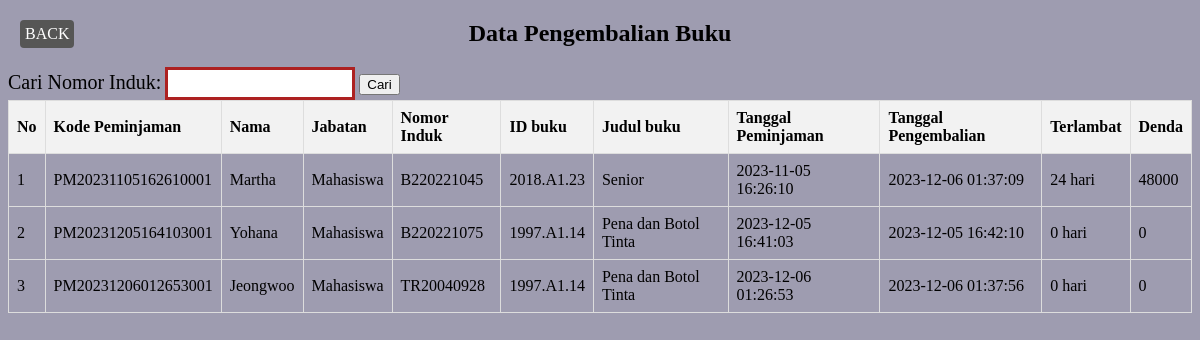
Screenshot of /datapengembalian.php with the database file from the repository.
### tables this page shows
CREATE TABLE `pengembalian` (
  `kode_peminjaman` varchar(30) NOT NULL,
  `nama` varchar(1000) NOT NULL,
  `jabatan` text NOT NULL,
  `nomor_induk` varchar(16) NOT NULL,
  `id_buku` varchar(16) NOT NULL,
  `tanggal_pinjam` datetime NOT NULL,
  `tanggal_kembali` datetime NOT NULL,
  `terlambat` int(16) NOT NULL,
  `denda` int(16) NOT NULL,
  `konfirmasi` enum('BELUM','SUDAH') NOT NULL DEFAULT 'BELUM'
);

CREATE TABLE `buku` (
  `id_buku` varchar(16) NOT NULL,
  `judul_buku` varchar(255) NOT NULL,
  `penulis` varchar(255) NOT NULL,
  `penerbit` varchar(100) NOT NULL,
  `tahun_terbit` int(4) NOT NULL,
  `nama_rak` varchar(20) NOT NULL,
  `kategori` text NOT NULL,
  `waktu` datetime NOT NULL
);

### datapengembalian.php (the view, shortened to what this page needs)
<?php include "koneksi.php";?>
<!DOCTYPE html>
<html lang="en">
<head>
</head>
<body>
    <h2>Data Pengembalian Buku</h2>
    <form method="GET">
        <label for="cari">Cari Nomor Induk:</label>
        <input type="text" id="cari" name="cari">
        <button type="submit">Cari</button>
    </form>
    <table>
        <thead>
            <tr>
            <th>No</th>
            <th>Kode Peminjaman</th>
            <th>Nama </th>
            <th>Jabatan </th>
            <th>Nomor Induk</th>
            <th>ID buku</th>
            <th>Judul buku</th>
            <th>Tanggal Peminjaman </th>
            <th>Tanggal Pengembalian</th>
            <th>Terlambat</th>
            <th>Denda</th>
            </tr>
        </thead>
        <tbody>
            <?php
            if (isset($_GET['cari'])) {
                $cari = $_GET['cari'];
                if (!empty($cari)) {
                    $query = "SELECT * FROM pengembalian WHERE nomor_induk = '$cari' AND konfirmasi = 'SUDAH'";
                } else {
                    $query = "SELECT * FROM pengembalian WHERE konfirmasi = 'SUDAH'";
                }
            } else {
                $query = "SELECT * FROM pengembalian WHERE konfirmasi = 'SUDAH'";
            }
            $result = mysqli_query($konek, $query);
            if (mysqli_num_rows($result) > 0) {
                $no = 1;
                while ($row = mysqli_fetch_assoc($result)) {
                    echo "<tr>";
                    echo "<td>" . $no . "</td>";
                    echo "<td>" . $row['kode_peminjaman'] . "</td>";
                    echo "<td>" . $row['nama'] . "</td>";
                    echo "<td>" . $row['jabatan'] . "</td>";
                    echo "<td>" . $row['nomor_induk'] . "</td>";
                    echo "<td>" . $row['id_buku'] . "</td>";
                    $id_buku = $row['id_buku'];
                    $query_judul_buku = "SELECT judul_buku FROM buku WHERE id_buku = '$id_buku'";
                    $result_judul_buku = mysqli_query($konek, $query_judul_buku);
                    $row_judul_buku = mysqli_fetch_assoc($result_judul_buku);
                    $judul_buku = $row_judul_buku['judul_buku'];
                    echo "<td>" . $judul_buku . "</td>";
                    echo "<td>" . $row['tanggal_pinjam'] . "</td>";
                    echo "<td>" . $row['tanggal_kembali'] . "</td>";
                    echo "<td>" . $row['terlambat']  . ' hari' ."</td>";
                    echo "<td>" . $row['denda'] . "</td>";
                    echo "</tr>";
                    $no++;
                }
            } else {
                echo "<tr><td colspan='10'>Belum ada pengajuan pengembalian.</td></tr>";
            }
            ?>
        </tbody>
    </table>
    <a href="persetujuanpengembalian.php" class="tombol-back">BACK</a>

### datapengembalian.php (style rules this page uses)
h2 { text-align: center; }
input[type=text] { width: 180px; height: 25px; font-size: 15px; border: 3px solid #ad2121; }
label[for=cari] { font-size: 20px; }
body { background-color : #9e9cb0; }
table { width: 100%; border-collapse: collapse; }
th, td { border: 1px solid #ddd; padding: 8px; text-align: left; }
th { background-color: #f2f2f2; }
.tombol-back { position: absolute; top: 20px; left: 20px; display: inline-block; padding: 5px 5px; background-color: #565655; color: white; text-decoration: none; border: none; border-radius: 4px; }

### rows the page displays
pengembalian: kode_peminjaman "PM20231105162610001", nama "Martha", jabatan "Mahasiswa", nomor_induk "B220221045", id_buku "2018.A1.23", id_buku.judul_buku "Senior", tanggal_pinjam "2023-11-05 16:26:10", tanggal_kembali "2023-12-06 01:37:09", terlambat "24", denda "48000"
pengembalian: kode_peminjaman "PM20231205164103001", nama "Yohana", jabatan "Mahasiswa", nomor_induk "B220221075", id_buku "1997.A1.14", id_buku.judul_buku "Pena dan Botol Tinta", tanggal_pinjam "2023-12-05 16:41:03", tanggal_kembali "2023-12-05 16:42:10", terlambat "0", denda "0"
pengembalian: kode_peminjaman "PM20231206012653001", nama "Jeongwoo", jabatan "Mahasiswa", nomor_induk "TR20040928", id_buku "1997.A1.14", id_buku.judul_buku "Pena dan Botol Tinta", tanggal_pinjam "2023-12-06 01:26:53", tanggal_kembali "2023-12-06 01:37:56", terlambat "0", denda "0"
